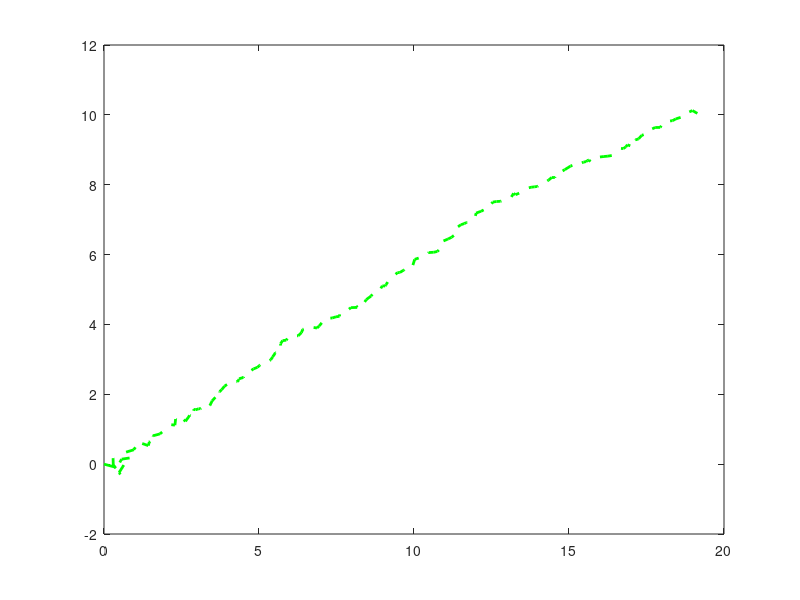
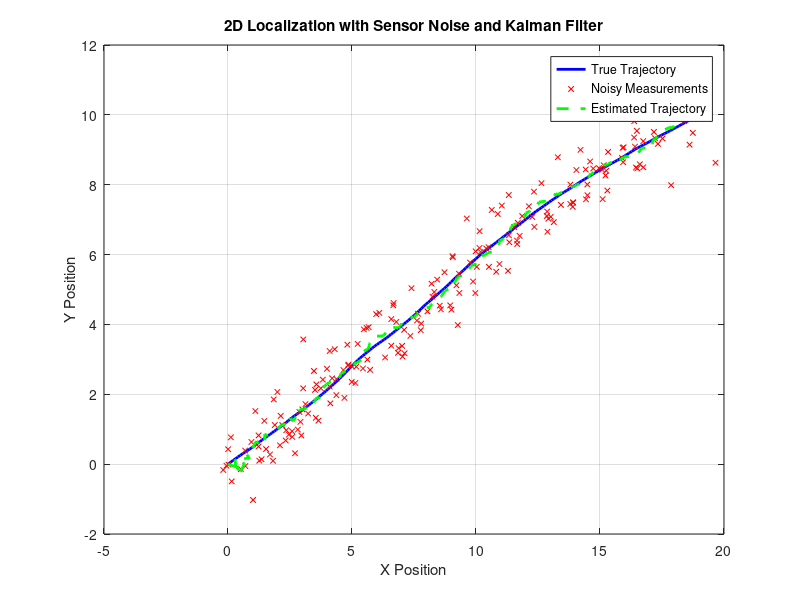

MATLAB code to generate these figures, in order:
%% 2D Localization with Sensor Noise and Kalman Filter
clc; clear;close all
% Simulation parameters
dt = 0.1;               % time step (seconds)
T = 20;                 % total simulation time (seconds)
t = 0:dt:T;
nSteps = length(t);

% True initial state: [x; y; vx; vy]
x_true = zeros(4, nSteps);
x_true(:,1) = [0; 0; 1; 0.5];

% Constant velocity motion model (state transition)
A = [1 0 dt 0;
     0 1 0 dt;
     0 0 1  0;
     0 0 0  1];

% Process noise (simulate small acceleration effects)
sigma_acc = 0.2;
Q = [dt^4/4,    0, dt^3/2,    0;
         0, dt^4/4,    0, dt^3/2;
     dt^3/2,    0,   dt^2,    0;
         0, dt^3/2,    0,   dt^2] * sigma_acc^2;

% Simulate true trajectory with process noise
for k = 2:nSteps
    % Adding process noise to the state propagation
    x_true(:,k) = A * x_true(:,k-1) + mvnrnd([0;0;0;0], Q)';
end

% Measurement model: we only measure the position [x; y]
H = [1 0 0 0;
     0 1 0 0];
sigma_meas = 0.5;    % standard deviation of the measurement noise
R = sigma_meas^2 * eye(2);

% Simulate noisy measurements
z = zeros(2, nSteps);
for k = 1:nSteps
    z(:,k) = H * x_true(:,k) + sigma_meas * randn(2,1);
end

% Kalman Filter Initialization
x_est = zeros(4, nSteps);      % state estimates
P = eye(4);                    % initial covariance estimate
x_est(:,1) = [0; 0; 1; 0.5];     % initial state estimate

% Kalman Filter Loop
for k = 2:nSteps
    % Prediction step
    x_pred = A * x_est(:,k-1);
    P_pred = A * P * A' + Q;
    
    % Measurement update
    K = P_pred * H' / (H * P_pred * H' + R);  % Kalman gain
    x_est(:,k) = x_pred + K * (z(:,k) - H * x_pred);
    P = (eye(4) - K * H) * P_pred;
    plot(x_est(1,:), x_est(2,:), 'g--', 'LineWidth', 2);
end

% Plotting the results
figure;
plot(x_true(1,:), x_true(2,:), 'b-', 'LineWidth', 2); hold on;
plot(z(1,:), z(2,:), 'rx', 'MarkerSize', 4);
plot(x_est(1,:), x_est(2,:), 'g--', 'LineWidth', 2);
legend('True Trajectory', 'Noisy Measurements', 'Estimated Trajectory');
xlabel('X Position');
ylabel('Y Position');
title('2D Localization with Sensor Noise and Kalman Filter');
grid on;
